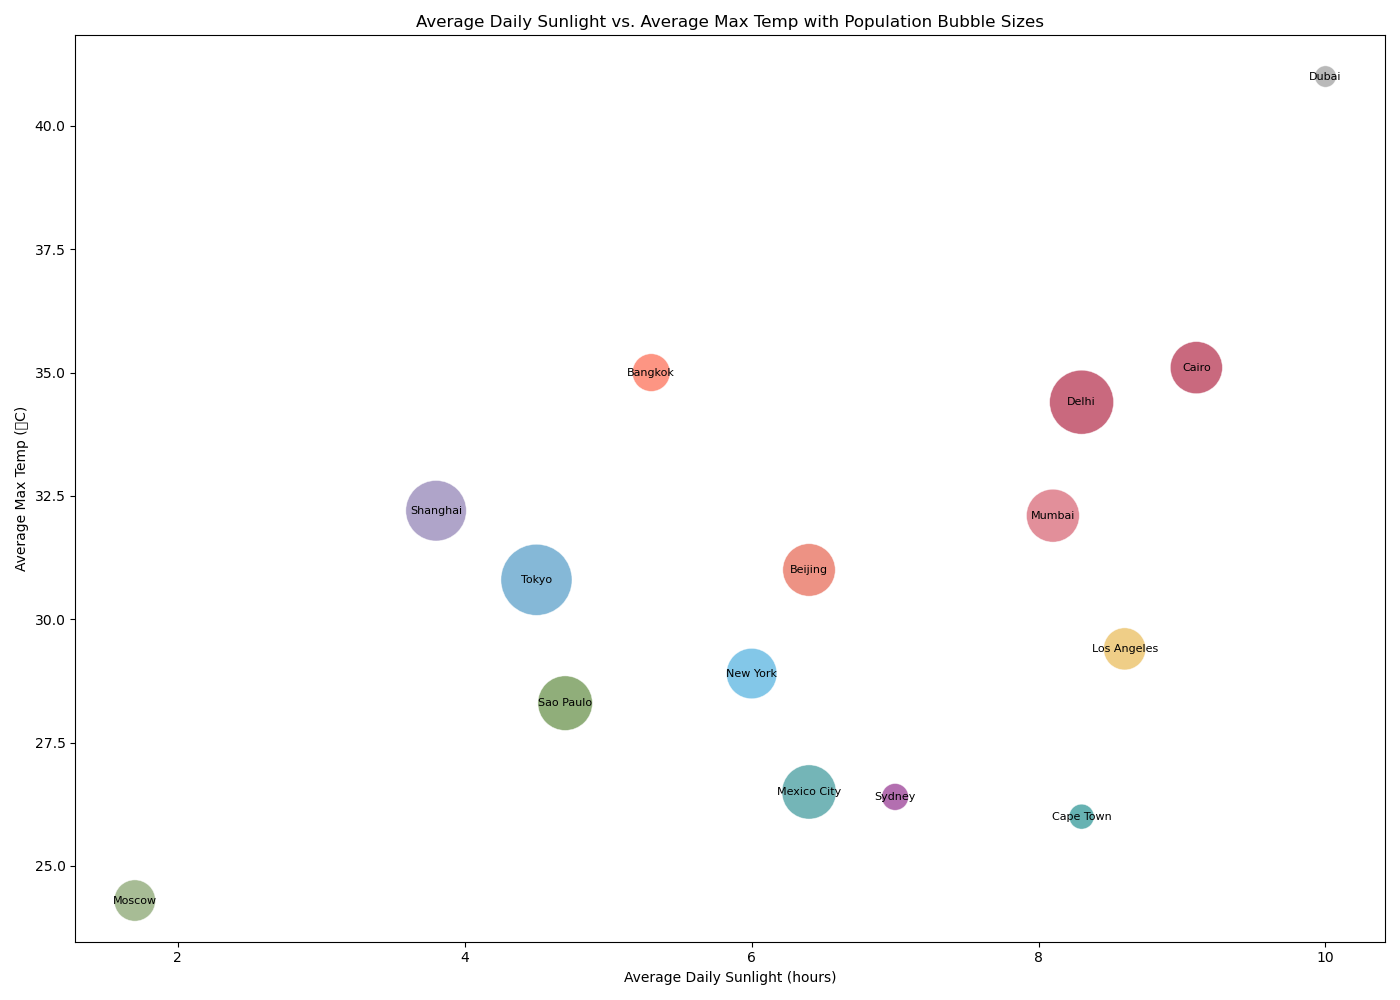

Write the Python code that produced this figure.

import matplotlib.pyplot as plt
import numpy as np

# Define data points
cities = ['Tokyo', 'Delhi', 'Shanghai', 'Sao Paulo', 'Mumbai', 'Mexico City', 'Beijing', 'Cairo', 'New York', 'Bangkok', 'Los Angeles', 'Moscow', 'Dubai', 'Sydney', 'Cape Town']
sunlight = [4.5, 8.3, 3.8, 4.7, 8.1, 6.4, 6.4, 9.1, 6.0, 5.3, 8.6, 1.7, 10.0, 7.0, 8.3]
max_temps = [30.8, 34.4, 32.2, 28.3, 32.1, 26.5, 31.0, 35.1, 28.9, 35.0, 29.4, 24.3, 41.0, 26.4, 26.0]
populations = [37.4, 30.3, 27.1, 22.0, 20.7, 21.7, 20.4, 20.1, 18.8, 10.5, 13.1, 12.6, 3.4, 5.3, 4.6]  # in millions

# Normalize population for bubble sizes
size_factor = 70
sizes = [p * size_factor for p in populations]

# Define colors
colors = ['#348ABD', '#A60628', '#7A68A6', '#467821', '#CF4457', '#188487', '#E24A33', '#A60628','#30a2da','#fc4f30','#e5ae38','#6d904f','#8b8b8b','#810f7c','#008080']

# Create the plot
plt.figure(figsize=(14,10))
plt.scatter(sunlight, max_temps, s=sizes, c=colors, alpha=0.6, edgecolors='w', linewidth=0.5)

# Create labels and title
plt.title('Average Daily Sunlight vs. Average Max Temp with Population Bubble Sizes')
plt.xlabel('Average Daily Sunlight (hours)')
plt.ylabel('Average Max Temp (°C)')

# Add city labels to the bubbles
for i, city in enumerate(cities):
    plt.text(sunlight[i], max_temps[i], city, ha='center', va='center', fontsize=8)

# Show the plot
plt.tight_layout()
plt.show()
